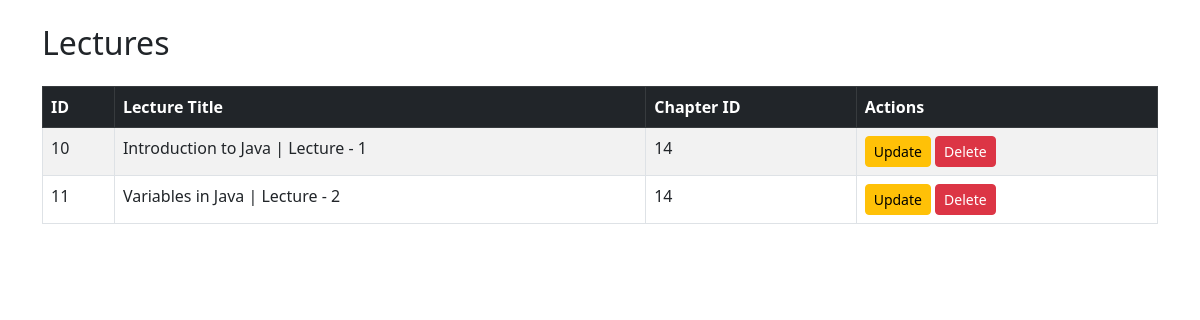
The app's page /admin/lectures.php, older data.
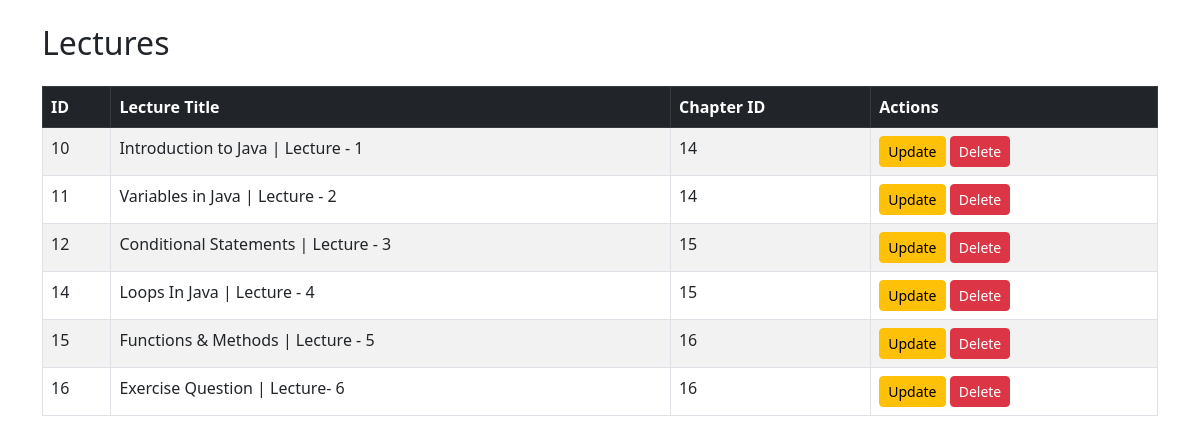
The same page, newer data.
### tables this page shows
CREATE TABLE `lectures` (
  `id` int(11) NOT NULL,
  `chapter_id` int(11) DEFAULT NULL,
  `title` varchar(255) DEFAULT NULL,
  `duration` int(11) DEFAULT NULL,
  `video_url` text DEFAULT NULL,
  `is_preview` tinyint(1) DEFAULT NULL,
  `created_at` timestamp NOT NULL DEFAULT current_timestamp()
);

### admin/lectures.php (the view, shortened to what this page needs)
<?php
include 'db.php';
?>
<!DOCTYPE html>
<html lang="en">
<head>
    <link href="https://cdn.jsdelivr.net/npm/bootstrap@5.3.0/dist/css/bootstrap.min.css" rel="stylesheet">
</head>
<body>
<div class="container mt-4">
    <h2 class="mb-4">Lectures</h2>
    <table class="table table-bordered table-striped">
        <thead class="table-dark">
        <tr>
            <th>ID</th>
            <th>Lecture Title</th>
            <th>Chapter ID</th>
            <th>Actions</th>
        </tr>
        </thead>
        <tbody>
        <?php
        $result = $conn->query("SELECT * FROM lectures");
        while ($row = $result->fetch_assoc()):
            ?>
            <tr>
                <td><?= htmlspecialchars($row['id']) ?></td>
                <td><?= htmlspecialchars($row['title']) ?></td>
                <td><?= htmlspecialchars($row['chapter_id']) ?></td>
                <td>
                    <a href="update_lecture.php?id=<?= $row['id'] ?>" class="btn btn-sm btn-warning">Update</a>
                    <a href="delete_lecture.php?id=<?= $row['id'] ?>" class="btn btn-sm btn-danger"
                       onclick="return confirm('Are you sure you want to delete this lecture?');">Delete</a>
                </td>
            </tr>
        <?php endwhile; ?>
        </tbody>
    </table>
</div>
</body>
</html>

Row changes from the older to the newer data that the page shows:
added lectures: id "12", title "Conditional Statements | Lecture - 3", chapter "15"
added lectures: id "14", title "Loops In Java | Lecture - 4", chapter "15"
added lectures: id "15", title "Functions & Methods | Lecture - 5", chapter "16"
added lectures: id "16", title "Exercise Question | Lecture- 6", chapter "16"
